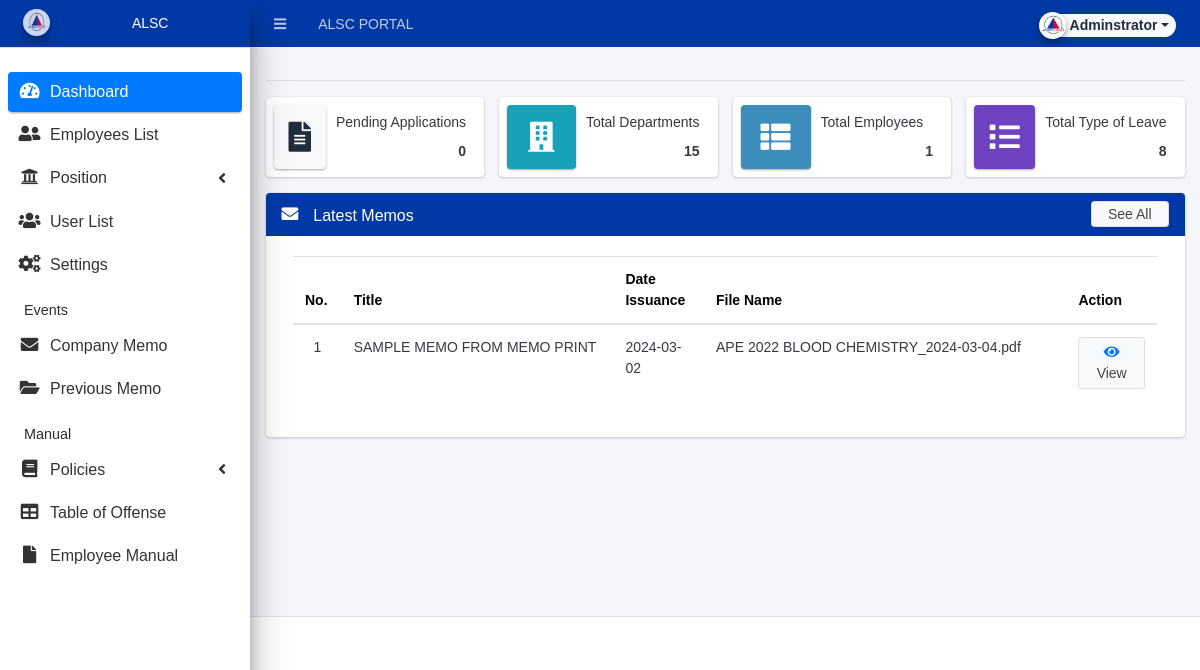
/admin/index.php (signed in), run on an earlier commit of the app's database.
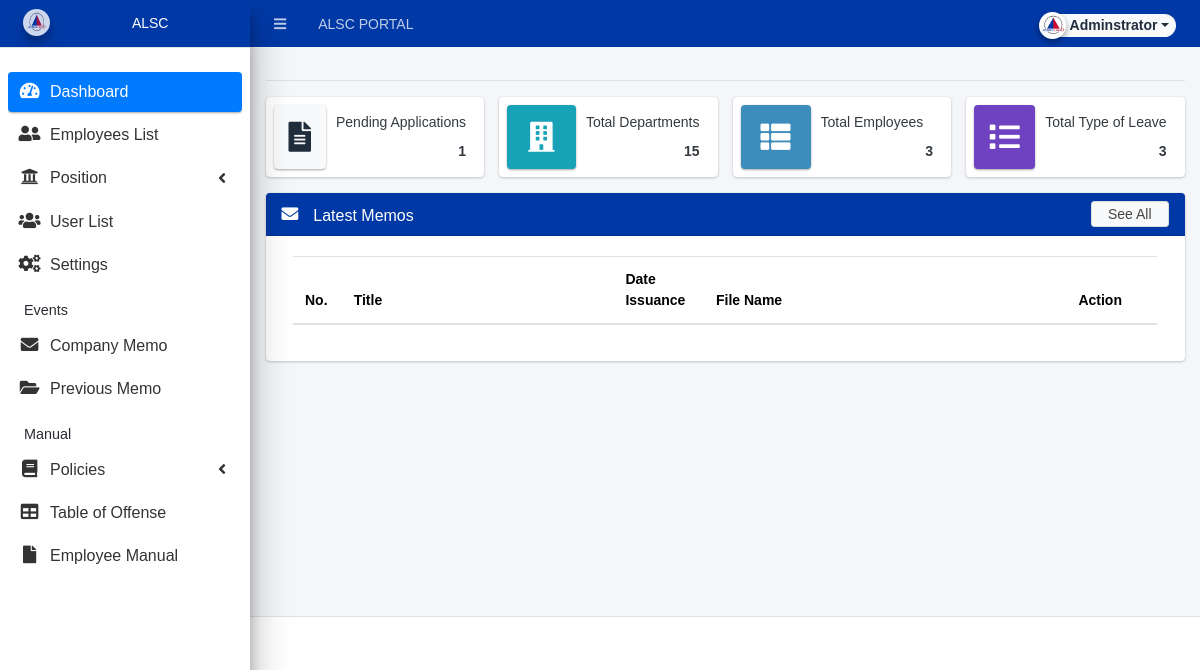
And on a later commit of the database.
### tables this page shows
CREATE TABLE `uploads` (
  `id` int(30) NOT NULL,
  `title` text NOT NULL,
  `date_issuance` datetime NOT NULL,
  `upload_path` text NOT NULL
);

### admin/home.php (the view, shortened to what the rows shown need)
<div class="card">
  <div class="card-body">
    <div class="container-fluid">
      <div class="table-responsive">
        <table class="table">
          <thead>
            <tr style="height:40px;">
              <th style="color: black; width: 5%;">No.</th>
              <th style="color: black; width: 30%;">Title</th>
              <th style="color: black; width: 10%;">Date Issuance</th>
              <th style="color: black; width: 40%;">File Name</th>
              <th style="color: black; width: 10%;">Action</th>
            </tr>
          </thead>
          <tbody>
            <?php
            $i = 1;
            $currentYear = date('Y');
            $qry = $conn->query("SELECT * FROM `uploads` WHERE YEAR(date_issuance) = $currentYear ORDER BY date_issuance limit 5");
            while ($row = $qry->fetch_assoc()):
            ?>
              <tr>
                <td class="text-center"><?php echo $i++; ?></td>
                <td><?php echo $row['title'] ?></td>
                <td><?php echo date('Y-m-d', strtotime($row['date_issuance'])); ?></td>
                <td><?php echo $row['upload_path'] ?></td>
                <td align="center">
                  <a class="btn btn-default btn-sm" style="width: 100%;" href="<?php echo base_url . '/' . $row['upload_path']; ?>" target="_blank" data-id="<?php echo $row['id'] ?>">
                      <span class="fa fa-eye text-primary"></span> View
                  </a>
                </td>
              </tr>
            <?php endwhile; ?>
          </tbody>
        </table>
      </div>
    </div>
  </div>
</div>

What changed in the data, as far as the page shows it:
no longer on this page (row edited): uploads: title "SAMPLE MEMO FROM MEMO PRINT", date_issuance "2024-03-02", upload_path "APE 2022 BLOOD CHEMISTRY_2024-03-04.pdf"
Also different on the page:
$pending: "0" → "1"
$employee: "1" → "3"
$leave_types: "8" → "3"
